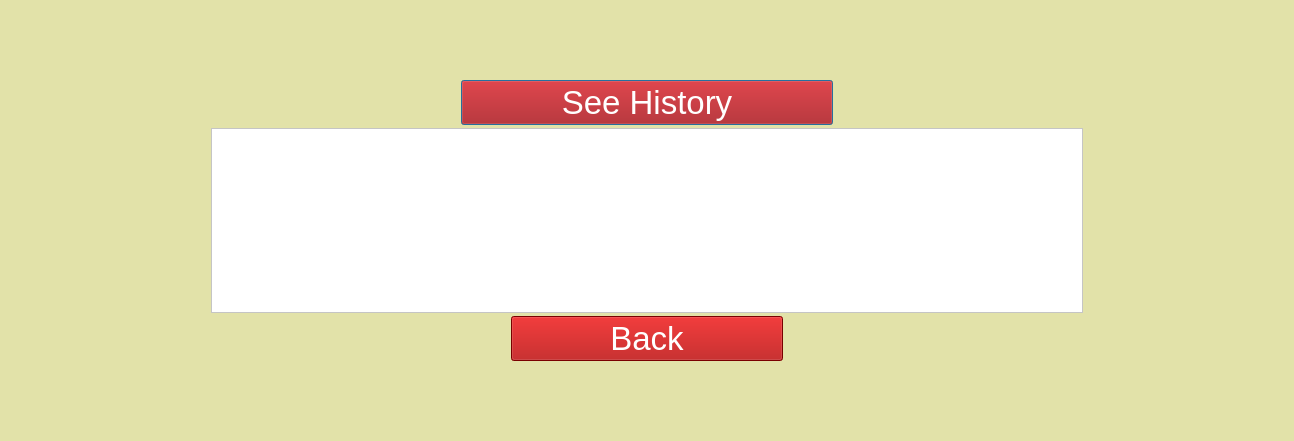
<?xml version="1.0" encoding="UTF-8"?>
<ui version="4.0">
 <class>admin_see_statistics</class>
 <widget class="QDialog" name="admin_see_statistics">
  <property name="geometry">
   <rect>
    <x>0</x>
    <y>0</y>
    <width>1294</width>
    <height>441</height>
   </rect>
  </property>
  <property name="windowTitle">
   <string>Dialog</string>
  </property>
  <property name="styleSheet">
   <string notr="true">background-color: rgb(226, 226, 169);</string>
  </property>
  <layout class="QVBoxLayout" name="verticalLayout_4">
   <property name="topMargin">
    <number>80</number>
   </property>
   <property name="bottomMargin">
    <number>80</number>
   </property>
   <item>
    <layout class="QVBoxLayout" name="verticalLayout_3">
     <property name="spacing">
      <number>3</number>
     </property>
     <property name="leftMargin">
      <number>200</number>
     </property>
     <property name="rightMargin">
      <number>200</number>
     </property>
     <item>
      <layout class="QVBoxLayout" name="verticalLayout">
       <property name="leftMargin">
        <number>250</number>
       </property>
       <property name="rightMargin">
        <number>250</number>
       </property>
       <item>
        <widget class="QPushButton" name="pushButton_see_statistics">
         <property name="font">
          <font>
           <pointsize>25</pointsize>
          </font>
         </property>
         <property name="styleSheet">
          <string notr="true">color: rgb(255, 255, 255);
background-color: rgb(170, 0, 0);</string>
         </property>
         <property name="text">
          <string>See History</string>
         </property>
        </widget>
       </item>
      </layout>
     </item>
     <item>
      <widget class="QTableView" name="tableView_statistics">
       <property name="font">
        <font>
         <pointsize>10</pointsize>
        </font>
       </property>
       <property name="styleSheet">
        <string notr="true">background-color: rgb(255, 255, 255);</string>
       </property>
       <property name="sizeAdjustPolicy">
        <enum>QAbstractScrollArea::AdjustToContentsOnFirstShow</enum>
       </property>
      </widget>
     </item>
     <item>
      <layout class="QVBoxLayout" name="verticalLayout_2">
       <property name="leftMargin">
        <number>300</number>
       </property>
       <property name="rightMargin">
        <number>300</number>
       </property>
       <item>
        <widget class="QPushButton" name="pushButton">
         <property name="font">
          <font>
           <pointsize>25</pointsize>
          </font>
         </property>
         <property name="styleSheet">
          <string notr="true">color: rgb(255, 255, 255);
background-color: rgb(170, 0, 0);</string>
         </property>
         <property name="text">
          <string>Back</string>
         </property>
        </widget>
       </item>
      </layout>
     </item>
    </layout>
   </item>
  </layout>
 </widget>
 <resources/>
 <connections>
  <connection>
   <sender>pushButton</sender>
   <signal>clicked()</signal>
   <receiver>admin_see_statistics</receiver>
   <slot>close()</slot>
   <hints>
    <hint type="sourcelabel">
     <x>684</x>
     <y>358</y>
    </hint>
    <hint type="destinationlabel">
     <x>270</x>
     <y>350</y>
    </hint>
   </hints>
  </connection>
 </connections>
</ui>
